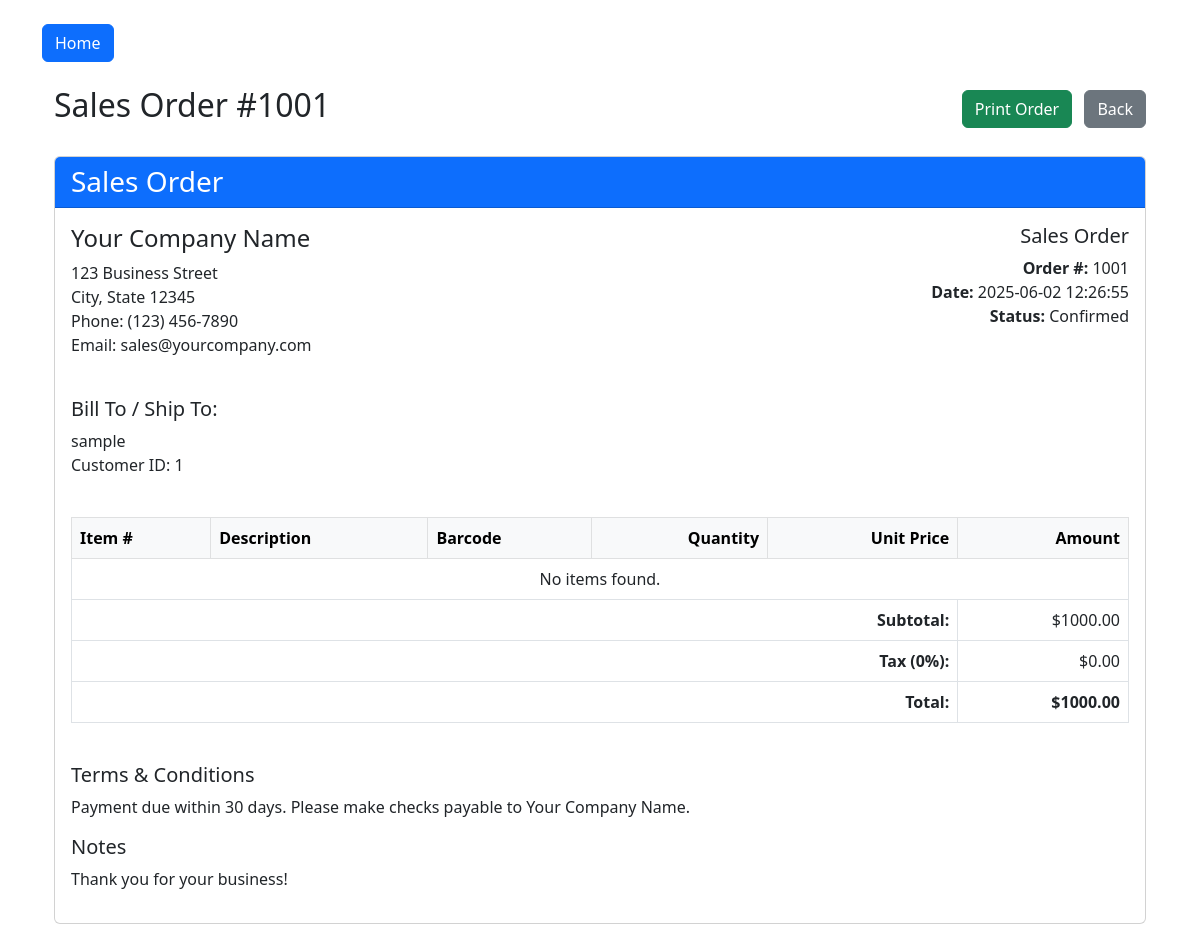
The app's page /order-detail/1001 (signed in) with its own data.
### tables this page shows
CREATE TABLE sales_orders (
        id INTEGER PRIMARY KEY AUTOINCREMENT,
        customer_id INTEGER,
        order_data TEXT,
        status TEXT DEFAULT 'Pending',
        created_at TIMESTAMP DEFAULT CURRENT_TIMESTAMP,
        FOREIGN KEY(customer_id) REFERENCES users(id)
        );

CREATE TABLE users (
            id INTEGER PRIMARY KEY AUTOINCREMENT,
            username TEXT UNIQUE NOT NULL,
            password TEXT NOT NULL,
            role TEXT NOT NULL
        );

### app.py (the view)
@app.route('/order-detail/<int:order_id>')
def view_order_detail(order_id):
    if 'user_id' not in session:
        return redirect(url_for('login'))
    conn = get_db_connection()
    order = conn.execute('''
        SELECT sales_orders.*, users.username, users.id as customer_id
        FROM sales_orders
        LEFT JOIN users ON sales_orders.customer_id = users.id
        WHERE sales_orders.id = ?
    ''', (order_id,)).fetchone()
    if not order:
        conn.close()
        flash("Order not found", "error")
        return redirect(url_for('dashboard'))
    order_items = []
    order_total = 0
    try:
        order_data = json.loads(order['order_data'])
        for barcode, details in order_data.items():
            product = conn.execute('SELECT * FROM products WHERE barcode = ?', (barcode,)).fetchone()
            if product:
                price = 10.00
                item_total = price * details['quantity']
                order_total += item_total
                order_items.append({
                    'product_id': product['id'],
                    'name': product['name'],
                    'barcode': barcode,
                    'quantity': details['quantity'],
                    'price': price,
                    'total': item_total
                })
    except:
        pass
    conn.close()
    return render_template('order_detail.html',
                          order=order,
                          items=order_items,
                          total=order_total)

### app.py (called while the page is built)
def get_db_connection():
    conn = sqlite3.connect('database.db')
    conn.row_factory = sqlite3.Row
    return conn

### templates/order_detail.html (shortened to what this page needs)
{% extends "base.html" %}
{% block content %}
<div class="container mt-4" id="printable-content">
    <div class="d-flex justify-content-between align-items-center non-printable">
        <h2>Sales Order #{{ order['id'] }}</h2>
        <div>
            <button onclick="window.print();" class="btn btn-success me-2">Print Order</button>
            <a href="javascript:history.back()" class="btn btn-secondary">Back</a>
        </div>
    </div>
    <div class="card mt-4">
        <div class="card-header bg-primary text-white">
            <h3 class="mb-0">Sales Order</h3>
        </div>
        <div class="card-body">
            <div class="row mb-4">
                <div class="col-md-6">
                    <h4>Your Company Name</h4>
                    <p>123 Business Street<br>
                    City, State 12345<br>
                    Phone: (123) 456-7890<br>
                    Email: sales@yourcompany.com</p>
                </div>
                <div class="col-md-6 text-md-end">
                    <h5>Sales Order</h5>
                    <p><strong>Order #:</strong> {{ order['id'] }}<br>
                    <strong>Date:</strong> {{ order['created_at'] }}<br>
                    <strong>Status:</strong> {{ order['status'] }}</p>
                </div>
            </div>
            <div class="row mb-4">
                <div class="col-md-6">
                    <h5>Bill To / Ship To:</h5>
                    <p>{{ order['username'] }}<br>
                    Customer ID: {{ order['customer_id'] }}</p>
                </div>
            </div>
            <div class="table-responsive">
    <table class="table table-bordered">
        <thead class="table-light">
            <tr>
                <th>Item #</th>
                <th>Description</th>
                <th>Barcode</th>
                <th class="text-end">Quantity</th>
                <th class="text-end">Unit Price</th>
                <th class="text-end">Amount</th>
            </tr>
        </thead>
        <tbody>
            {% for item in order_items %}
            <tr>
                <td>{{ item.product_id }}</td>
                <td>{{ item.name }}</td>
                <td>{{ item.barcode }}</td>
                <td class="text-end">{{ item.quantity }}</td>
                <td class="text-end">${{ "%.2f"|format(item.price) }}</td>
                <td class="text-end">${{ "%.2f"|format(item.total) }}</td>
            </tr>
            {% else %}
            <tr>
                <td colspan="6" class="text-center">No items found.</td>
            </tr>
            {% endfor %}
        </tbody>
</div>
                    <tfoot>
                        <tr>
                            <th colspan="5" class="text-end">Subtotal:</th>
                            <td class="text-end">${{ "%.2f"|format(total) }}</td>
                        </tr>
                        <tr>
                            <th colspan="5" class="text-end">Tax (0%):</th>
                            <td class="text-end">$0.00</td>
                        </tr>
                        <tr>
                            <th colspan="5" class="text-end">Total:</th>
                            <td class="text-end"><strong>${{ "%.2f"|format(total) }}</strong></td>
                        </tr>
                    </tfoot>
            </div>
            <div class="row mt-4">
                <div class="col-md-12">
                    <h5>Terms & Conditions</h5>
                    <p>Payment due within 30 days. Please make checks payable to Your Company Name.</p>
                    <h5>Notes</h5>
                    <p>Thank you for your business!</p>
                </div>
            </div>
        </div>
    </div>
{% endblock %}

### records on screen
sales_orders: id "1001", created_at "2025-06-02 12:26:55", status "Confirmed"
users: username "sample"

### other values on screen
{{ order['customer_id'] }} "1"
{{ "%.2f"|format(total) }} "1000.00"
